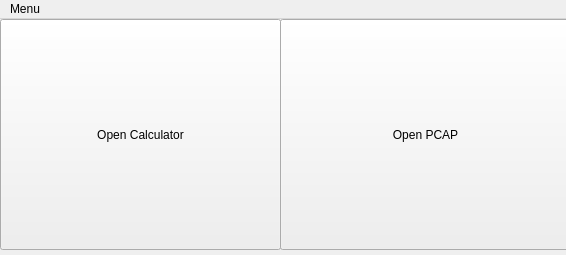
<?xml version="1.0" encoding="UTF-8"?>
<ui version="4.0">
 <class>TollBar</class>
 <widget class="QMainWindow" name="TollBar">
  <property name="geometry">
   <rect>
    <x>0</x>
    <y>0</y>
    <width>566</width>
    <height>255</height>
   </rect>
  </property>
  <property name="windowTitle">
   <string>Calculate</string>
  </property>
  <property name="windowIcon">
   <iconset>
    <normaloff>../Рабочий стол/w512h5121350249286calculator.png</normaloff>../Рабочий стол/w512h5121350249286calculator.png</iconset>
  </property>
  <widget class="QWidget" name="centralwidget">
   <widget class="QPushButton" name="pushButton">
    <property name="geometry">
     <rect>
      <x>0</x>
      <y>0</y>
      <width>281</width>
      <height>231</height>
     </rect>
    </property>
    <property name="styleSheet">
     <string notr="true">background-image:url(:/new/prefix1/image4.jpg)</string>
    </property>
    <property name="text">
     <string>Open Calculator</string>
    </property>
    <property name="icon">
     <iconset>
      <normaloff>../Рабочий стол/w512h5121350249286calculator.png</normaloff>../Рабочий стол/w512h5121350249286calculator.png</iconset>
    </property>
   </widget>
   <widget class="QPushButton" name="pushButton_2">
    <property name="geometry">
     <rect>
      <x>280</x>
      <y>0</y>
      <width>291</width>
      <height>231</height>
     </rect>
    </property>
    <property name="text">
     <string>Open PCAP</string>
    </property>
   </widget>
  </widget>
  <widget class="QMenuBar" name="menubar">
   <property name="geometry">
    <rect>
     <x>0</x>
     <y>0</y>
     <width>566</width>
     <height>22</height>
    </rect>
   </property>
   <widget class="QMenu" name="menuMenu">
    <property name="title">
     <string>Menu</string>
    </property>
    <addaction name="actionOpen_Calculator"/>
   </widget>
   <addaction name="menuMenu"/>
  </widget>
  <action name="actionOpen_Calculator">
   <property name="text">
    <string>Open Calculator</string>
   </property>
   <property name="shortcut">
    <string>F1</string>
   </property>
  </action>
  <action name="actiongrfd">
   <property name="text">
    <string>grfd</string>
   </property>
  </action>
  <action name="actiongfd">
   <property name="text">
    <string>gfd</string>
   </property>
  </action>
  <action name="actionfg">
   <property name="text">
    <string>fg</string>
   </property>
  </action>
  <action name="actionOpen_PCAP">
   <property name="text">
    <string>Open_PCAP</string>
   </property>
  </action>
 </widget>
 <resources/>
 <connections/>
</ui>
